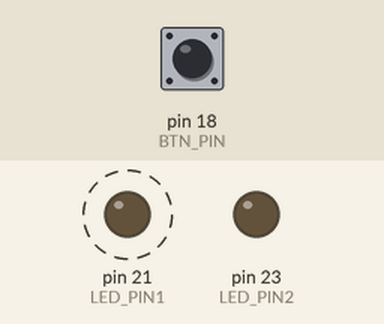
Recording of a sketch running on a simulated Arduino Mega 2560, built with avr-gcc and run on an emulated ATmega2560. Shown: output pins drawn as LEDs (lit = HIGH). Dashed ring = blinking. The inputs (shaded band) are chosen by the test bench; at power-on: pin 18 (BTN_PIN) HIGH. What the sketch prints to the serial monitor is not drawn.

Above: at 0.5 s.
At 5.5 s:
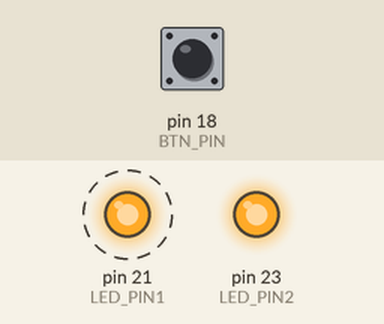
Timing chart, 0 to 7.8 s (numbered marks = the images above):
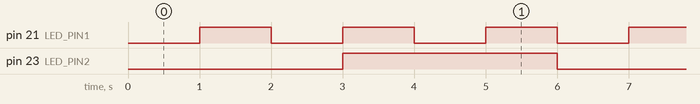

Measured:
- by itself, pin 21 (LED_PIN1): alternates HIGH for 1.0 s and LOW for 1.0 s
- by itself, pin 23 (LED_PIN2): alternates HIGH for 3.0 s and LOW for 3.0 s
- by itself, everything shown: repeats every 6.0 s, in 6 steps

The sketch:

Blink-Without-Delay.ino
```cpp
#define LED_PIN1 21
#define LED_PIN2 23
#define BTN_PIN 18
#define BLINK_INTERVAL1 1000
#define BLINK_INTERVAL2 3000

int ledState1 = LOW;
int ledState2 = LOW;

int previousButtonState = LOW;
unsigned long previousMillis1 = 0;
unsigned long previousMillis2 = 0;

void setup() {
  Serial.begin(9600);
  pinMode(LED_PIN1, OUTPUT);
  pinMode(LED_PIN2, OUTPUT);
  pinMode(BTN_PIN, INPUT_PULLUP);

}

void loop() {
  unsigned long currentMillis = millis();

  // Change the state of the led (light it on or turn it off) based on the time diff
  if(currentMillis - previousMillis1 >= BLINK_INTERVAL1){
    ledState1 = (ledState1 == LOW) ? HIGH : LOW;
    digitalWrite(LED_PIN1, ledState1);
    previousMillis1 = currentMillis;
  }

  if(currentMillis - previousMillis2 >= BLINK_INTERVAL2){
    ledState2 = (ledState2 == LOW) ? HIGH : LOW;
    digitalWrite(LED_PIN2, ledState2);
    previousMillis2 = currentMillis;
  }

  // Read the state of the button
  int currentButtonState = digitalRead(BTN_PIN);
  if(currentButtonState != previousButtonState) {
    Serial.println(currentButtonState);
    previousButtonState = currentButtonState;
  }

}
```
